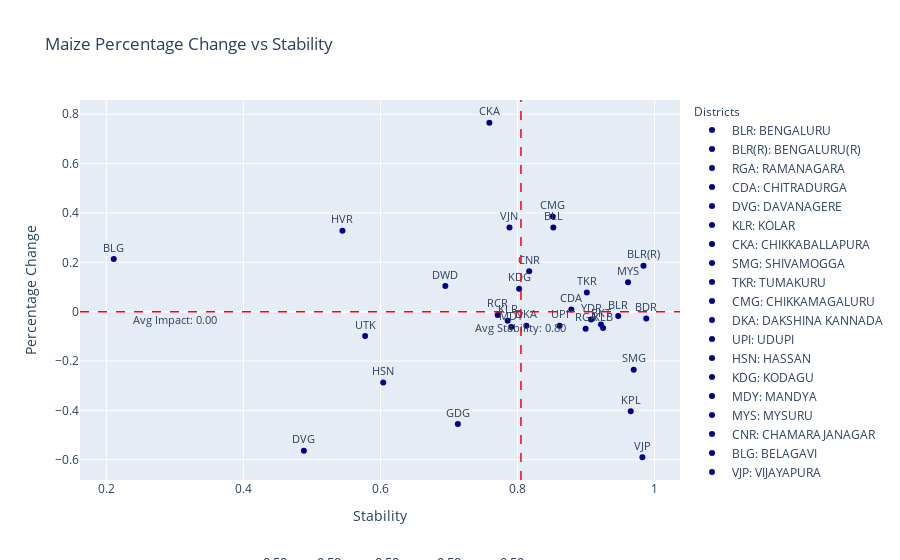

Notebook code cell kept with this figure:
### Code cell
import pandas as pd
import plotly.express as px
import ipywidgets as widgets
from ipywidgets import interact
from IPython.display import clear_output
import plotly.graph_objects as go

def update_plot(alpha1, alpha2, alpha3, alpha4, alpha5):
    
    tolerance = 1e-5 
    filtered_df = viz_df[
        (viz_df['Sensitivity_SowingSeedsDistributed_Maize'].between(alpha1 - tolerance, alpha1 + tolerance)) &
        (viz_df['Sensitivity_LivestockCensus_2012_Cattle'].between(alpha2 - tolerance, alpha2 + tolerance)) &
        (viz_df['Sensitivity_AreaUnderCereals_Maize'].between(alpha3 - tolerance, alpha3 + tolerance)) & 
        (viz_df['Sensitivity_TotalNPK'].between(alpha4 - tolerance, alpha4 + tolerance)) &
        (viz_df['Sensitivity_NetAreaIrrigatedUnderDifferentSources_TubeWells_NetIrrigatedArea'].between(alpha5 - tolerance, alpha5 + tolerance))
    ]

    # Create a scatter plot with filtered data
    fig = px.scatter(filtered_df, x='Stability_Values', y='Percentage Change', title='Maize Percentage Change vs Stability',
                     labels={'Percentage Change': 'Percentage Change', 'Stability_Values': 'Stability'},
                     text='Abbreviation', opacity=1, color_discrete_sequence=['darkblue'])

    fig.update_traces(textposition='top center', textfont=dict(size=11))

    # Update layout to add annotations and legends
    fig.update_layout(
        annotations=[
            dict(
                x=0.5,
                y=-0.25,
                showarrow=False,
                text=f'α<sub>MS</sub>: {alpha1:.2f}, α<sub>LV</sub>: {alpha2:.2f}, α<sub>AM</sub>: {alpha3:.2f}, α<sub>NPK</sub>: {alpha4:.2f}, α<sub>TBW</sub>: {alpha5:.2f}',
                xref="paper",
                yref="paper",
                font=dict(size=13)
            )
        ],
        legend_title_text='Districts',
        legend_title=dict(font=dict(size=12)),
    )

    # Adding custom legends with abbreviations and full forms
    legend_labels = [{'Abbreviation': abb, 'Full Form': full_form} 
                     for abb, full_form in zip(filtered_df['Abbreviation'].unique(), filtered_df['District'].unique())]

    for label in legend_labels:
        fig.add_trace(go.Scatter(
            x=[None],
            y=[None],
            mode='markers',
            marker=dict(color='darkblue'),
            name=f"{label['Abbreviation']}: {label['Full Form']}"
        ))

    # Adding average lines for stability and percentage change
    avg_stability = filtered_df['Stability_Values'].mean()
    avg_precent = filtered_df['Percentage Change'].mean()

    fig.add_shape(
        type='line',
        x0=avg_stability, y0=0, x1=avg_stability, y1=1,
        line=dict(color='red', width=1.5, dash='dash'),
        yref='paper'
    )

    fig.add_shape(
        type='line',
        x0=0, y0=avg_precent, x1=1, y1=avg_precent,
        line=dict(color='red', width=1.5, dash='dash'),
        xref='paper'
    )

    # Add annotations for average values
    fig.add_trace(go.Scatter(
        x=[avg_stability],
        y=[-0.07],
        text=[f'Avg Stability: {avg_stability:.2f}'],
        mode="text",
        showlegend=False,
        textfont=dict(size=10.7)
    ))

    fig.add_trace(go.Scatter(
        x=[0.3],
        y=[avg_precent-0.04],
        text=[f'Avg Impact: {avg_precent:.2f}'],
        mode="text",
        showlegend=False,
        textfont=dict(size=10.7)
    ))

    clear_output()

    display(fig)

# Creating sliders for interaction
alpha1_slider = widgets.FloatSlider(value=0.5, min=0, max=1, step=0.1, description='αMS:')
alpha2_slider = widgets.FloatSlider(value=0.5, min=0, max=1, step=0.1, description='αLV:')
alpha3_slider = widgets.FloatSlider(value=0.5, min=0, max=1, step=0.1, description='αAM:')
alpha4_slider = widgets.FloatSlider(value=0.5, min=0, max=1, step=0.1, description='αNPK:')
alpha5_slider = widgets.FloatSlider(value=0.5, min=0, max=1, step=0.1, description='αTBW:')

# Creating interactive plot
interactive_plot = interact(update_plot, alpha1=alpha1_slider, alpha2=alpha2_slider, alpha3=alpha3_slider, alpha4=alpha4_slider, alpha5=alpha5_slider)

# Create update button to trigger plot update
update_button = widgets.Button(description="Update Plot")
update_button.on_click(lambda _: update_plot(alpha1_slider.value, alpha2_slider.value, alpha3_slider.value, alpha4_slider.value, alpha5_slider.value))

# Display the button and sliders
widgets.HBox([update_button, alpha1_slider, alpha2_slider, alpha3_slider, alpha4_slider, alpha5_slider])

### Figure 1 — Plotly figure (JSON) as saved in the notebook; plotly's stock layout.template omitted (floating-point values rounded to 4 significant figures)
{"data": [{"hovertemplate": "Stability=%{x}<br>Percentage Change=%{y}<br>Abbreviation=%{text}<extra></extra>", "legendgroup": "", "marker": {"color": "darkblue", "opacity": 1, "symbol": "circle"}, "mode": "markers+text", "name": "", "orientation": "v", "showlegend": false, "text": ["BLR", "BLR(R)", "RGA", "CDA", "DVG", "KLR", "CKA", "SMG", "TKR", "CMG", "DKA", "UPI", "HSN", "KDG", "MDY", "MYS", "CNR", "BLG", "VJP", "BKT", "DWD", "GDG", "HVR", "UTK", "BLL", "BDR", "KLB", "YDR", "RCR", "KPL", "VJN"], "textfont": {"size": 11}, "textposition": "top center", "type": "scatter", "x": [0.9469, 0.9838, 0.8994, 0.8785, 0.4882, 0.7856, 0.7589, 0.9695, 0.9011, 0.8514, 0.8129, 0.8614, 0.604, 0.8023, 0.7909, 0.9613, 0.817, 0.2108, 0.9822, 0.9217, 0.6947, 0.7129, 0.5445, 0.5776, 0.8522, 0.9878, 0.9248, 0.9074, 0.771, 0.9652, 0.7882], "xaxis": "x", "y": [-0.01776, 0.1861, -0.06896, 0.008564, -0.5633, -0.0363, 0.7653, -0.2357, 0.07778, 0.3855, -0.05735, -0.05735, -0.2869, 0.09325, -0.06231, 0.1196, 0.1633, 0.2133, -0.5898, -0.05233, 0.1036, -0.4551, 0.3273, -0.09896, 0.3407, -0.02724, -0.06638, -0.0322, -0.01334, -0.4037, 0.3407], "yaxis": "y"}, {"marker": {"color": "darkblue"}, "mode": "markers", "name": "BLR: BENGALURU", "type": "scatter", "x": [null], "y": [null]}, {"marker": {"color": "darkblue"}, "mode": "markers", "name": "BLR(R): BENGALURU(R)", "type": "scatter", "x": [null], "y": [null]}, {"marker": {"color": "darkblue"}, "mode": "markers", "name": "RGA: RAMANAGARA", "type": "scatter", "x": [null], "y": [null]}, {"marker": {"color": "darkblue"}, "mode": "markers", "name": "CDA: CHITRADURGA", "type": "scatter", "x": [null], "y": [null]}, {"marker": {"color": "darkblue"}, "mode": "markers", "name": "DVG: DAVANAGERE", "type": "scatter", "x": [null], "y": [null]}, {"marker": {"color": "darkblue"}, "mode": "markers", "name": "KLR: KOLAR", "type": "scatter", "x": [null], "y": [null]}, {"marker": {"color": "darkblue"}, "mode": "markers", "name": "CKA: CHIKKABALLAPURA", "type": "scatter", "x": [null], "y": [null]}, {"marker": {"color": "darkblue"}, "mode": "markers", "name": "SMG: SHIVAMOGGA", "type": "scatter", "x": [null], "y": [null]}, {"marker": {"color": "darkblue"}, "mode": "markers", "name": "TKR: TUMAKURU", "type": "scatter", "x": [null], "y": [null]}, {"marker": {"color": "darkblue"}, "mode": "markers", "name": "CMG: CHIKKAMAGALURU", "type": "scatter", "x": [null], "y": [null]}, {"marker": {"color": "darkblue"}, "mode": "markers", "name": "DKA: DAKSHINA KANNADA", "type": "scatter", "x": [null], "y": [null]}, {"marker": {"color": "darkblue"}, "mode": "markers", "name": "UPI: UDUPI", "type": "scatter", "x": [null], "y": [null]}, {"marker": {"color": "darkblue"}, "mode": "markers", "name": "HSN: HASSAN", "type": "scatter", "x": [null], "y": [null]}, {"marker": {"color": "darkblue"}, "mode": "markers", "name": "KDG: KODAGU", "type": "scatter", "x": [null], "y": [null]}, {"marker": {"color": "darkblue"}, "mode": "markers", "name": "MDY: MANDYA", "type": "scatter", "x": [null], "y": [null]}, {"marker": {"color": "darkblue"}, "mode": "markers", "name": "MYS: MYSURU", "type": "scatter", "x": [null], "y": [null]}, {"marker": {"color": "darkblue"}, "mode": "markers", "name": "CNR: CHAMARAJANAGAR", "type": "scatter", "x": [null], "y": [null]}, {"marker": {"color": "darkblue"}, "mode": "markers", "name": "BLG: BELAGAVI", "type": "scatter", "x": [null], "y": [null]}, {"marker": {"color": "darkblue"}, "mode": "markers", "name": "VJP: VIJAYAPURA", "type": "scatter", "x": [null], "y": [null]}, {"marker": {"color": "darkblue"}, "mode": "markers", "name": "BKT: BAGALKOT", "type": "scatter", "x": [null], "y": [null]}, {"marker": {"color": "darkblue"}, "mode": "markers", "name": "DWD: DHARAWAD", "type": "scatter", "x": [null], "y": [null]}, {"marker": {"color": "darkblue"}, "mode": "markers", "name": "GDG: GADAG", "type": "scatter", "x": [null], "y": [null]}, {"marker": {"color": "darkblue"}, "mode": "markers", "name": "HVR: HAVERI", "type": "scatter", "x": [null], "y": [null]}, {"marker": {"color": "darkblue"}, "mode": "markers", "name": "UTK: UTTARA KANNADA", "type": "scatter", "x": [null], "y": [null]}, {"marker": {"color": "darkblue"}, "mode": "markers", "name": "BLL: BALLARI", "type": "scatter", "x": [null], "y": [null]}, {"marker": {"color": "darkblue"}, "mode": "markers", "name": "BDR: BIDAR", "type": "scatter", "x": [null], "y": [null]}, {"marker": {"color": "darkblue"}, "mode": "markers", "name": "KLB: KALABURAGI", "type": "scatter", "x": [null], "y": [null]}, {"marker": {"color": "darkblue"}, "mode": "markers", "name": "YDR: YADGIRI", "type": "scatter", "x": [null], "y": [null]}, {"marker": {"color": "darkblue"}, "mode": "markers", "name": "RCR: RAICHUR", "type": "scatter", "x": [null], "y": [null]}, {"marker": {"color": "darkblue"}, "mode": "markers", "name": "KPL: KOPPAL", "type": "scatter", "x": [null], "y": [null]}, {"marker": {"color": "darkblue"}, "mode": "markers", "name": "VJN: VIJAYANAGARA", "type": "scatter", "x": [null], "y": [null]}, {"mode": "text", "showlegend": false, "text": ["Avg Stability: 0.80"], "textfont": {"size": 10.7}, "type": "scatter", "x": [0.805], "y": [-0.07]}, {"mode": "text", "showlegend": false, "text": ["Avg Impact: 0.00"], "textfont": {"size": 10.7}, "type": "scatter", "x": [0.3], "y": [-0.04]}], "layout": {"annotations": [{"font": {"size": 13}, "showarrow": false, "text": "α<sub>MS</sub>: 0.50, α<sub>LV</sub>: 0.50, α<sub>AM</sub>: 0.50, α<sub>NPK</sub>: 0.50, α<sub>TBW</sub>: 0.50", "x": 0.5, "xref": "paper", "y": -0.25, "yref": "paper"}], "legend": {"title": {"font": {"size": 12}, "text": "Districts"}, "tracegroupgap": 0}, "shapes": [{"line": {"color": "red", "dash": "dash", "width": 1.5}, "type": "line", "x0": 0.805, "x1": 0.805, "y0": 0, "y1": 1, "yref": "paper"}, {"line": {"color": "red", "dash": "dash", "width": 1.5}, "type": "line", "x0": 0, "x1": 1, "xref": "paper", "y0": 6.894e-16, "y1": 6.894e-16}], "title": {"text": "Maize Percentage Change vs Stability"}, "xaxis": {"anchor": "y", "domain": [0, 1], "title": {"text": "Stability"}}, "yaxis": {"anchor": "x", "domain": [0, 1], "title": {"text": "Percentage Change"}}}}
